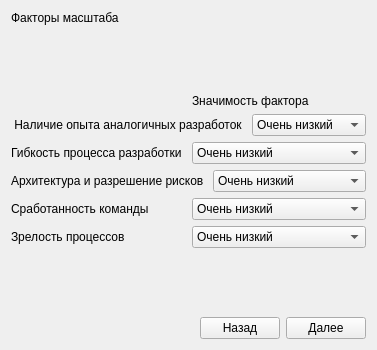
      <widget class="QWidget" name="tab_3">
       <attribute name="title">
        <string>Факторы масштаба</string>
       </attribute>
       <layout class="QVBoxLayout" name="verticalLayout_3">
        <item>
         <widget class="QLabel" name="label_6">
          <property name="text">
           <string>Факторы масштаба</string>
          </property>
         </widget>
        </item>
        <item>
         <spacer name="verticalSpacer_5">
          <property name="orientation">
           <enum>Qt::Vertical</enum>
          </property>
          <property name="sizeHint" stdset="0">
           <size>
            <width>20</width>
            <height>63</height>
           </size>
          </property>
         </spacer>
        </item>
        <item>
         <layout class="QHBoxLayout" name="horizontalLayout_17">
          <item>
           <widget class="QLabel" name="label_18">
            <property name="text">
             <string/>
            </property>
           </widget>
          </item>
          <item>
           <widget class="QLabel" name="label_17">
            <property name="text">
             <string>Значимость фактора</string>
            </property>
           </widget>
          </item>
         </layout>
        </item>
        <item>
         <layout class="QHBoxLayout" name="horizontalLayout_6">
          <item>
           <widget class="QLabel" name="label_5">
            <property name="text">
             <string> Наличие опыта аналогичных разработок </string>
            </property>
           </widget>
          </item>
          <item>
           <widget class="QComboBox" name="comboBox_2">
            <item>
             <property name="text">
              <string>Очень низкий</string>
             </property>
            </item>
            <item>
             <property name="text">
              <string>Низкий</string>
             </property>
            </item>
            <item>
             <property name="text">
              <string>Средний</string>
             </property>
            </item>
            <item>
             <property name="text">
              <string>Высокий</string>
             </property>
            </item>
            <item>
             <property name="text">
              <string>Очень высокий</string>
             </property>
            </item>
            <item>
             <property name="text">
              <string>Критический</string>
             </property>
            </item>
           </widget>
          </item>
         </layout>
        </item>
        <item>
         <layout class="QHBoxLayout" name="horizontalLayout_7">
          <item>
           <widget class="QLabel" name="label_7">
            <property name="text">
             <string>Гибкость процесса разработки</string>
            </property>
           </widget>
          </item>
          <item>
           <widget class="QComboBox" name="comboBox_3">
            <item>
             <property name="text">
              <string>Очень низкий</string>
             </property>
            </item>
            <item>
             <property name="text">
              <string>Низкий</string>
             </property>
            </item>
            <item>
             <property name="text">
              <string>Средний</string>
             </property>
            </item>
            <item>
             <property name="text">
              <string>Высокий</string>
             </property>
            </item>
            <item>
             <property name="text">
              <string>Очень высокий</string>
             </property>
            </item>
            <item>
             <property name="text">
              <string>Критический</string>
             </property>
            </item>
           </widget>
          </item>
         </layout>
        </item>
        <item>
         <layout class="QHBoxLayout" name="horizontalLayout_8">
          <item>
           <widget class="QLabel" name="label_8">
            <property name="text">
             <string>Архитектура и разрешение рисков </string>
            </property>
           </widget>
          </item>
          <item>
           <widget class="QComboBox" name="comboBox_4">
            <item>
             <property name="text">
              <string>Очень низкий</string>
             </property>
            </item>
            <item>
             <property name="text">
              <string>Низкий</string>
             </property>
            </item>
            <item>
             <property name="text">
              <string>Средний</string>
             </property>
            </item>
            <item>
             <property name="text">
              <string>Высокий</string>
             </property>
            </item>
            <item>
             <property name="text">
              <string>Очень высокий</string>
             </property>
            </item>
            <item>
             <property name="text">
              <string>Критический</string>
             </property>
            </item>
           </widget>
          </item>
         </layout>
        </item>
        <item>
         <layout class="QHBoxLayout" name="horizontalLayout_9">
          <item>
           <widget class="QLabel" name="label_9">
            <property name="text">
             <string>Сработанность команды</string>
            </property>
           </widget>
          </item>
          <item>
           <widget class="QComboBox" name="comboBox_5">
            <item>
             <property name="text">
              <string>Очень низкий</string>
             </property>
            </item>
            <item>
             <property name="text">
              <string>Низкий</string>
             </property>
            </item>
            <item>
             <property name="text">
              <string>Средний</string>
             </property>
            </item>
            <item>
             <property name="text">
              <string>Высокий</string>
             </property>
            </item>
            <item>
             <property name="text">
              <string>Очень высокий</string>
             </property>
            </item>
            <item>
             <property name="text">
              <string>Критический</string>
             </property>
            </item>
           </widget>
          </item>
         </layout>
        </item>
        <item>
         <layout class="QHBoxLayout" name="horizontalLayout_10">
          <item>
           <widget class="QLabel" name="label_10">
            <property name="text">
             <string>Зрелость процессов</string>
            </property>
           </widget>
          </item>
          <item>
           <widget class="QComboBox" name="comboBox_6">
            <item>
             <property name="text">
              <string>Очень низкий</string>
             </property>
            </item>
            <item>
             <property name="text">
              <string>Низкий</string>
             </property>
            </item>
            <item>
             <property name="text">
              <string>Средний</string>
             </property>
            </item>
            <item>
             <property name="text">
              <string>Высокий</string>
             </property>
            </item>
            <item>
             <property name="text">
              <string>Очень высокий</string>
             </property>
            </item>
            <item>
             <property name="text">
              <string>Критический</string>
             </property>
            </item>
           </widget>
          </item>
         </layout>
        </item>
        <item>
         <spacer name="verticalSpacer_6">
          <property name="orientation">
           <enum>Qt::Vertical</enum>
          </property>
          <property name="sizeHint" stdset="0">
           <size>
            <width>20</width>
            <height>63</height>
           </size>
          </property>
         </spacer>
        </item>
        <item>
         <layout class="QHBoxLayout" name="horizontalLayout_5">
          <item>
           <spacer name="horizontalSpacer_3">
            <property name="orientation">
             <enum>Qt::Horizontal</enum>
            </property>
            <property name="sizeHint" stdset="0">
             <size>
              <width>40</width>
              <height>20</height>
             </size>
            </property>
           </spacer>
          </item>
          <item>
           <widget class="QPushButton" name="pushButton_4">
            <property name="text">
             <string>Назад</string>
            </property>
           </widget>
          </item>
          <item>
           <widget class="QPushButton" name="pushButton_5">
            <property name="text">
             <string>Далее</string>
            </property>
           </widget>
          </item>
         </layout>
        </item>
       </layout>
      </widget>
